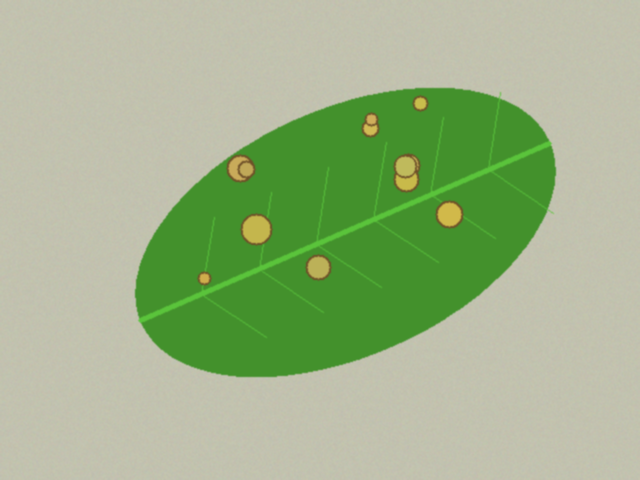
#> input picture data/sintetis/bersih/teh_041.png, 640 x 480 px
$ jupyter execute --allow-errors B4_penapisan.ipynb
#> lines starting #> are read from the running program, lines starting #| are printed output that depends on the picture; after the words box and inside, x2 and y2 are one past the last pixel; in counts of white or black regions, pixels touching at a corner belong together
### src/utils_cv.py
import cv2
import numpy as np
import matplotlib.pyplot as plt

def baca(path):
#> called with path = 'data/sintetis/bersih/teh_041.png'
    img = cv2.imread(path)
#> img is the input picture: shape (480, 640, 3); mean B, G, R 138.2, 180.4, 159.4
    if img is None:
        raise FileNotFoundError(f"Citra tidak ditemukan: {path}")
    return img

# [13 lines left out: function tampil, not called in this run]

def kontras_bercak(kanal, mask_daun, mask_bercak):
    k = kanal.astype(np.float64)
    sehat = (mask_daun > 0) & (mask_bercak == 0)
    bercak = mask_bercak > 0
    if bercak.sum() == 0:
        return float("nan")
    return abs(k[bercak].mean() - k[sehat].mean()) / (k[sehat].std() + 1e-6)

# [6 lines left out: function statistik, not called in this run]

### notebook/B4_penapisan.ipynb
[cell 1]
import os
import sys
if os.getcwd().endswith("notebook"):
    os.chdir("..")
sys.path.append("src")

import time
import cv2
import numpy as np
import pandas as pd
from utils_cv import baca, kontras_bercak

# ==========================================
# KODE 4.1: Verifikasi Konvolusi Manual
# ==========================================
def konvolusi(img, k):
    kh, kw = k.shape
    ph, pw = kh // 2, kw // 2
    pad = np.pad(img.astype(float), ((ph, ph), (pw, pw)), mode="edge")
    out = np.zeros(img.shape)
    for y in range(img.shape[0]):
        for x in range(img.shape[1]):
            out[y, x] = np.sum(pad[y:y+kh, x:x+kw] * k)
    return np.clip(np.round(out), 0, 255).astype(np.uint8)

def konvolusi_sejati(img, k):
    return konvolusi(img, np.flip(k))

nama = "teh_041.png"
bersih = cv2.cvtColor(baca(f"data/sintetis/bersih/{nama}"), cv2.COLOR_BGR2GRAY)
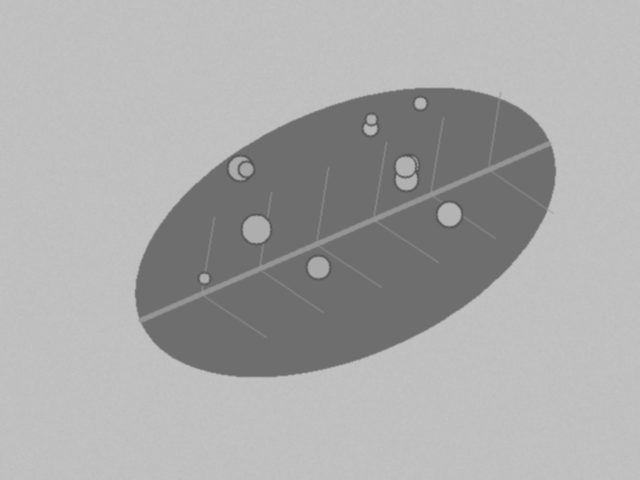
#> bersih: shape (480, 640); min 84, max 195, mean 169.3
md = cv2.imread(f"data/sintetis/mask_daun/{nama}", 0)
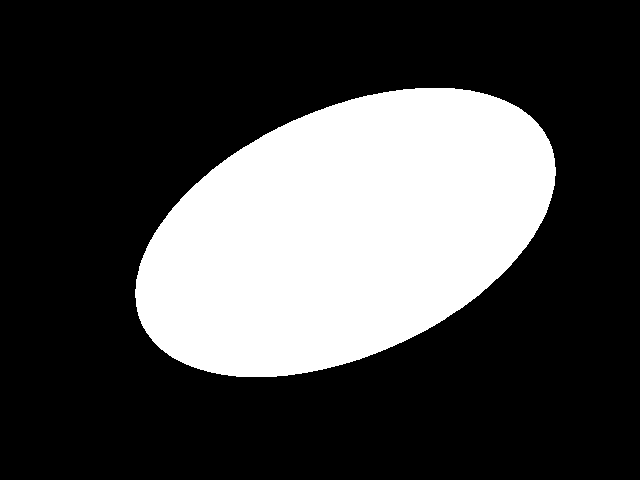
#> input picture data/sintetis/mask_daun/teh_041.png, 640 x 480 px
#> md: shape (480, 640); 28.2% white; 1 white region, box (x1, y1, x2, y2) and area: (135, 88, 556, 377) 86622
mb = cv2.imread(f"data/sintetis/mask_bercak/{nama}", 0)
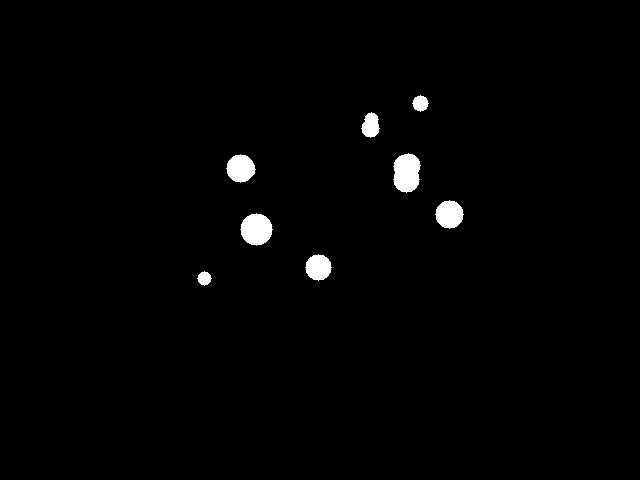
#> input picture data/sintetis/mask_bercak/teh_041.png, 640 x 480 px
#> mb: shape (480, 640); 1.3% white; 8 white regions, largest, box (x1, y1, x2, y2) and area: (393, 153, 421, 193) 861, (240, 213, 273, 246) 797, (226, 154, 256, 183) 623

print("--- VERIFIKASI KONVOLUSI MANUAL VS FILTER2D ---")
for nm, k in {"rerata": np.ones((3, 3)) / 9, "asimetris": np.array([[1, 0, -1], [2, 0, -2], [1, 0, -1]], float)}.items():
    t0 = time.perf_counter()
    a = konvolusi(bersih, k)
    t_manual = time.perf_counter() - t0

    t0 = time.perf_counter()
    b = cv2.filter2D(bersih, -1, k, borderType=cv2.BORDER_REPLICATE)
    t_cv = time.perf_counter() - t0

    beda = np.abs(a.astype(int) - b.astype(int)).max()
    c = konvolusi_sejati(bersih, k)
    beda2 = np.abs(c.astype(int) - b.astype(int)).max()
    print(f"{nm:9s}: selisih manual vs filter2D={beda}, sejati vs filter2D={beda2}, waktu manual={t_manual:.3f} s, filter2D={t_cv:.5f} s")
#> this loop made 2 passes
#> (beda, beda2) on passes 1 to 2: (0, 0), (0, 255)
#| rerata   : selisih manual vs filter2D=0, sejati vs filter2D=0, waktu manual=2.900 s, filter2D=0.00138 s
#| asimetris: selisih manual vs filter2D=0, sejati vs filter2D=255, waktu manual=2.731 s, filter2D=0.00083 s
#> pass 2, `a = konvolusi(bersih, k)`:
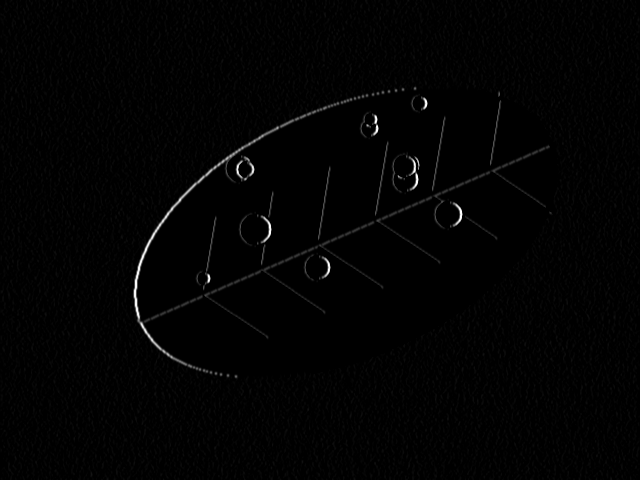
#> a: shape (480, 640); min 0, max 255, mean 2.6
#> pass 2, `c = konvolusi_sejati(bersih, k)`:
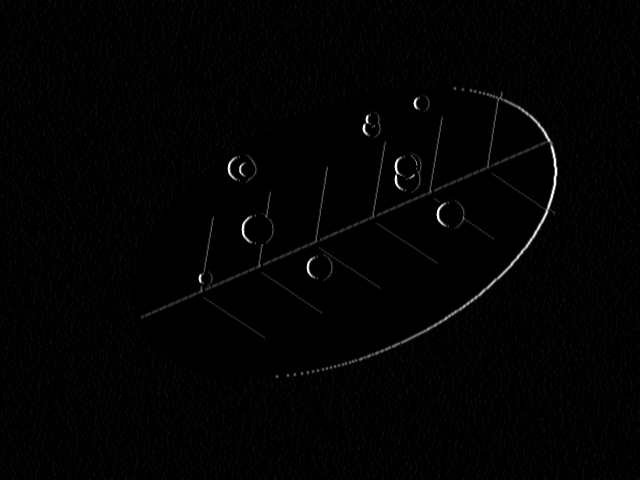
#> c: shape (480, 640); min 0, max 255, mean 2.6

# ==========================================
# KODE 4.2: Tabel Penapis x Derau x PSNR x Waktu x KB (Tabel 11)
# ==========================================
rng = np.random.default_rng(42)

def derau_gauss(img, sd):
#> called with sd = 20
    return np.clip(img + rng.normal(0, sd, img.shape), 0, 255).astype(np.uint8)

def derau_sp(img, p):
#> called with p = 0.04
    out = img.copy()
    m = rng.random(img.shape)
    out[m < p/2] = 0
    out[m > 1 - p/2] = 255
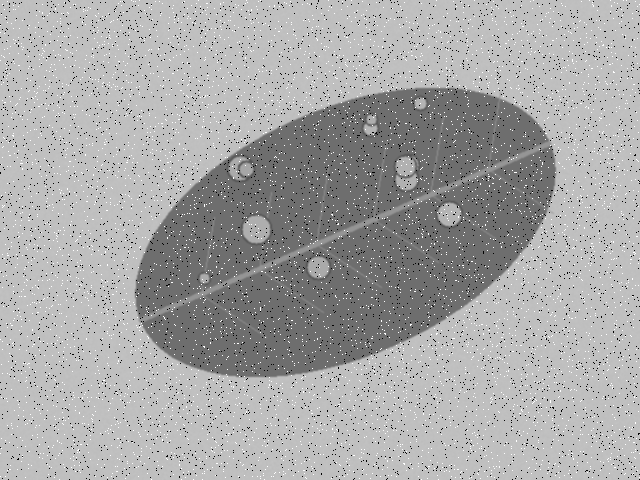
#> out: shape (480, 640); min 0, max 255, mean 167.6
    return out

def ukur_waktu(f, x, ulang=10):
    t = []
    for _ in range(ulang):
        t0 = time.perf_counter()
        f(x)
        t.append(time.perf_counter() - t0)
    return 1000 * np.mean(t)

derau = {
    "gauss_20": derau_gauss(bersih, 20),
    "sp_4%": derau_sp(bersih, 0.04)
}

penapis = {
    "rerata_3": lambda x: cv2.blur(x, (3, 3)),
    "rerata_5": lambda x: cv2.blur(x, (5, 5)),
    "gauss_5": lambda x: cv2.GaussianBlur(x, (5, 5), 1.0),
    "median_3": lambda x: cv2.medianBlur(x, 3),
    "median_5": lambda x: cv2.medianBlur(x, 5),
    "median_9": lambda x: cv2.medianBlur(x, 9)
}

baris = []
for dn, d in derau.items():
    baris.append([dn, "tanpa", cv2.PSNR(bersih, d), 0.0, kontras_bercak(d, md, mb)])
    for pn, f in penapis.items():
        out = f(d)
        baris.append([dn, pn, cv2.PSNR(bersih, out), ukur_waktu(f, d), kontras_bercak(out, md, mb)])
#> this loop made 2 passes
#> dn on passes 1 to 2: 'gauss_20', 'sp_4%'
#> pass 1, in kontras_bercak, `sehat = (mask_daun > 0) & (mask_bercak == 0)`:
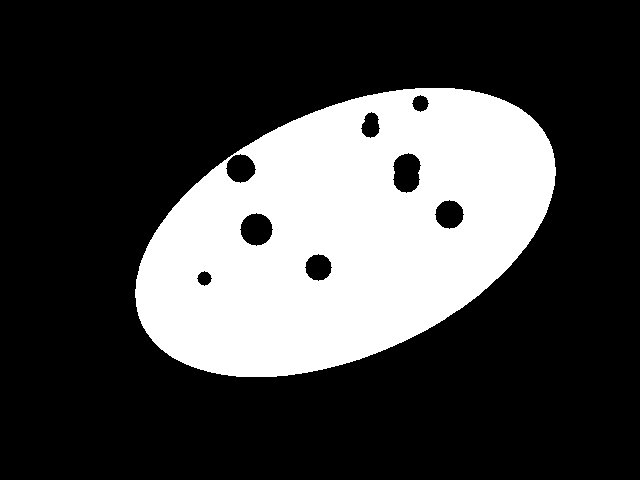
#> sehat: shape (480, 640) bool; 26.9% white; 1 white region, box (x1, y1, x2, y2) and area: (135, 88, 556, 377) 82512
#> after the loop, baris = 14 items

tabel = pd.DataFrame(baris, columns=["derau", "penapis", "PSNR_dB", "waktu_ms", "KB"]).round(2)
#> tabel = table of 14 rows and 5 columns
#> (the rest of this cell did not finish here and is left out)
